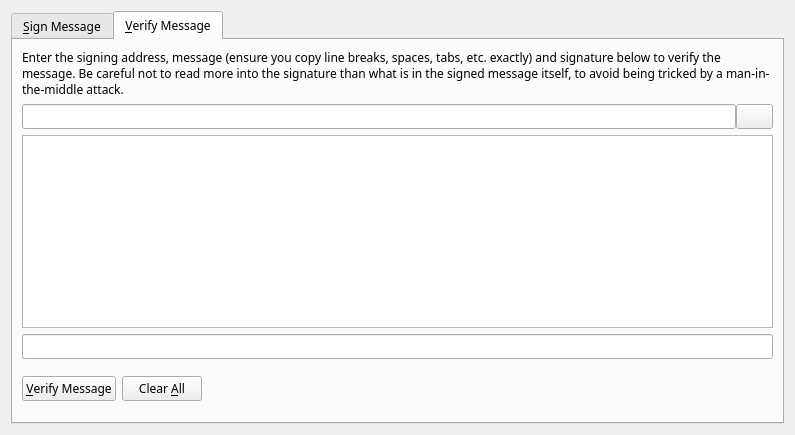
<?xml version="1.0" encoding="UTF-8"?>
<ui version="4.0">
 <class>SignVerifyMessageDialog</class>
 <widget class="QDialog" name="SignVerifyMessageDialog">
  <property name="geometry">
   <rect>
    <x>0</x>
    <y>0</y>
    <width>795</width>
    <height>435</height>
   </rect>
  </property>
  <property name="font">
   <font>
    <family>Sawasdee</family>
   </font>
  </property>
  <property name="windowTitle">
   <string>Signatures - Sign / Verify a Message</string>
  </property>
  <property name="modal">
   <bool>true</bool>
  </property>
  <layout class="QVBoxLayout" name="verticalLayout">
   <item>
    <widget class="QTabWidget" name="tabWidget">
     <property name="currentIndex">
      <number>1</number>
     </property>
     <widget class="QWidget" name="tabSignMessage">
      <attribute name="title">
       <string>&amp;Sign Message</string>
      </attribute>
      <layout class="QVBoxLayout" name="verticalLayout_SM">
       <item>
        <widget class="QLabel" name="infoLabel_SM">
         <property name="text">
          <string>You can sign messages with your addresses to prove you own them. Be careful not to sign anything vague, as phishing attacks may try to trick you into signing your identity over to them. Only sign fully-detailed statements you agree to.</string>
         </property>
         <property name="textFormat">
          <enum>Qt::PlainText</enum>
         </property>
         <property name="wordWrap">
          <bool>true</bool>
         </property>
        </widget>
       </item>
       <item>
        <layout class="QHBoxLayout" name="horizontalLayout_1_SM">
         <property name="spacing">
          <number>0</number>
         </property>
         <item>
          <widget class="QValidatedLineEdit" name="addressIn_SM">
           <property name="toolTip">
            <string>The address to sign the message with (e.g. B8gZqgY4r2RoEdqYk3QsAqFckyf9pRHN6i)</string>
           </property>
           <property name="maxLength">
            <number>34</number>
           </property>
          </widget>
         </item>
         <item>
          <widget class="QPushButton" name="addressBookButton_SM">
           <property name="toolTip">
            <string>Choose an address from the address book</string>
           </property>
           <property name="text">
            <string/>
           </property>
           <property name="icon">
            <iconset resource="../syndicate.qrc">
             <normaloff>:/icons/address-book</normaloff>:/icons/address-book</iconset>
           </property>
           <property name="shortcut">
            <string>Alt+A</string>
           </property>
           <property name="autoDefault">
            <bool>false</bool>
           </property>
          </widget>
         </item>
         <item>
          <widget class="QPushButton" name="pasteButton_SM">
           <property name="toolTip">
            <string>Paste address from clipboard</string>
           </property>
           <property name="text">
            <string/>
           </property>
           <property name="icon">
            <iconset resource="../syndicate.qrc">
             <normaloff>:/icons/editpaste</normaloff>:/icons/editpaste</iconset>
           </property>
           <property name="shortcut">
            <string>Alt+P</string>
           </property>
           <property name="autoDefault">
            <bool>false</bool>
           </property>
          </widget>
         </item>
        </layout>
       </item>
       <item>
        <widget class="QPlainTextEdit" name="messageIn_SM">
         <property name="toolTip">
          <string>Enter the message you want to sign here</string>
         </property>
        </widget>
       </item>
       <item>
        <layout class="QHBoxLayout" name="horizontalLayout_2_SM">
         <property name="spacing">
          <number>0</number>
         </property>
         <item>
          <widget class="QLineEdit" name="signatureOut_SM">
           <property name="font">
            <font>
             <italic>true</italic>
            </font>
           </property>
           <property name="readOnly">
            <bool>true</bool>
           </property>
          </widget>
         </item>
         <item>
          <widget class="QPushButton" name="copySignatureButton_SM">
           <property name="toolTip">
            <string>Copy the current signature to the system clipboard</string>
           </property>
           <property name="text">
            <string/>
           </property>
           <property name="icon">
            <iconset resource="../syndicate.qrc">
             <normaloff>:/icons/editcopy</normaloff>:/icons/editcopy</iconset>
           </property>
           <property name="autoDefault">
            <bool>false</bool>
           </property>
          </widget>
         </item>
        </layout>
       </item>
       <item>
        <layout class="QHBoxLayout" name="horizontalLayout_3_SM">
         <item>
          <widget class="QPushButton" name="signMessageButton_SM">
           <property name="toolTip">
            <string>Sign the message to prove you own this Syndicate address</string>
           </property>
           <property name="text">
            <string>&amp;Sign Message</string>
           </property>
           <property name="icon">
            <iconset resource="../syndicate.qrc">
             <normaloff>:/icons/edit</normaloff>:/icons/edit</iconset>
           </property>
           <property name="autoDefault">
            <bool>false</bool>
           </property>
          </widget>
         </item>
         <item>
          <widget class="QPushButton" name="clearButton_SM">
           <property name="toolTip">
            <string>Reset all sign message fields</string>
           </property>
           <property name="text">
            <string>Clear &amp;All</string>
           </property>
           <property name="icon">
            <iconset resource="../syndicate.qrc">
             <normaloff>:/icons/remove</normaloff>:/icons/remove</iconset>
           </property>
           <property name="autoDefault">
            <bool>false</bool>
           </property>
          </widget>
         </item>
         <item>
          <spacer name="horizontalSpacer_1_SM">
           <property name="orientation">
            <enum>Qt::Horizontal</enum>
           </property>
           <property name="sizeHint" stdset="0">
            <size>
             <width>40</width>
             <height>48</height>
            </size>
           </property>
          </spacer>
         </item>
         <item>
          <widget class="QLabel" name="statusLabel_SM">
           <property name="font">
            <font>
             <weight>75</weight>
             <bold>true</bold>
            </font>
           </property>
           <property name="text">
            <string/>
           </property>
           <property name="wordWrap">
            <bool>true</bool>
           </property>
          </widget>
         </item>
         <item>
          <spacer name="horizontalSpacer_2_SM">
           <property name="orientation">
            <enum>Qt::Horizontal</enum>
           </property>
           <property name="sizeHint" stdset="0">
            <size>
             <width>40</width>
             <height>48</height>
            </size>
           </property>
          </spacer>
         </item>
        </layout>
       </item>
      </layout>
     </widget>
     <widget class="QWidget" name="tabVerifyMessage">
      <attribute name="title">
       <string>&amp;Verify Message</string>
      </attribute>
      <layout class="QVBoxLayout" name="verticalLayout_VM">
       <item>
        <widget class="QLabel" name="infoLabel_VM">
         <property name="text">
          <string>Enter the signing address, message (ensure you copy line breaks, spaces, tabs, etc. exactly) and signature below to verify the message. Be careful not to read more into the signature than what is in the signed message itself, to avoid being tricked by a man-in-the-middle attack.</string>
         </property>
         <property name="textFormat">
          <enum>Qt::PlainText</enum>
         </property>
         <property name="alignment">
          <set>Qt::AlignLeading|Qt::AlignLeft|Qt::AlignTop</set>
         </property>
         <property name="wordWrap">
          <bool>true</bool>
         </property>
        </widget>
       </item>
       <item>
        <layout class="QHBoxLayout" name="horizontalLayout_1_VM">
         <property name="spacing">
          <number>0</number>
         </property>
         <item>
          <widget class="QValidatedLineEdit" name="addressIn_VM">
           <property name="toolTip">
            <string>The address the message was signed with (e.g. B8gZqgY4r2RoEdqYk3QsAqFckyf9pRHN6i)</string>
           </property>
           <property name="maxLength">
            <number>34</number>
           </property>
          </widget>
         </item>
         <item>
          <widget class="QPushButton" name="addressBookButton_VM">
           <property name="toolTip">
            <string>Choose an address from the address book</string>
           </property>
           <property name="text">
            <string/>
           </property>
           <property name="icon">
            <iconset resource="../syndicate.qrc">
             <normaloff>:/icons/address-book</normaloff>:/icons/address-book</iconset>
           </property>
           <property name="shortcut">
            <string>Alt+A</string>
           </property>
           <property name="autoDefault">
            <bool>false</bool>
           </property>
          </widget>
         </item>
        </layout>
       </item>
       <item>
        <widget class="QPlainTextEdit" name="messageIn_VM"/>
       </item>
       <item>
        <widget class="QValidatedLineEdit" name="signatureIn_VM"/>
       </item>
       <item>
        <layout class="QHBoxLayout" name="horizontalLayout_2_VM">
         <item>
          <widget class="QPushButton" name="verifyMessageButton_VM">
           <property name="toolTip">
            <string>Verify the message to ensure it was signed with the specified Syndicate address</string>
           </property>
           <property name="text">
            <string>&amp;Verify Message</string>
           </property>
           <property name="icon">
            <iconset resource="../syndicate.qrc">
             <normaloff>:/icons/transaction_0</normaloff>:/icons/transaction_0</iconset>
           </property>
           <property name="autoDefault">
            <bool>false</bool>
           </property>
          </widget>
         </item>
         <item>
          <widget class="QPushButton" name="clearButton_VM">
           <property name="toolTip">
            <string>Reset all verify message fields</string>
           </property>
           <property name="text">
            <string>Clear &amp;All</string>
           </property>
           <property name="icon">
            <iconset resource="../syndicate.qrc">
             <normaloff>:/icons/remove</normaloff>:/icons/remove</iconset>
           </property>
           <property name="autoDefault">
            <bool>false</bool>
           </property>
          </widget>
         </item>
         <item>
          <spacer name="horizontalSpacer_1_VM">
           <property name="orientation">
            <enum>Qt::Horizontal</enum>
           </property>
           <property name="sizeHint" stdset="0">
            <size>
             <width>40</width>
             <height>48</height>
            </size>
           </property>
          </spacer>
         </item>
         <item>
          <widget class="QLabel" name="statusLabel_VM">
           <property name="font">
            <font>
             <weight>75</weight>
             <bold>true</bold>
            </font>
           </property>
           <property name="text">
            <string/>
           </property>
           <property name="wordWrap">
            <bool>true</bool>
           </property>
          </widget>
         </item>
         <item>
          <spacer name="horizontalSpacer_2_VM">
           <property name="orientation">
            <enum>Qt::Horizontal</enum>
           </property>
           <property name="sizeHint" stdset="0">
            <size>
             <width>40</width>
             <height>48</height>
            </size>
           </property>
          </spacer>
         </item>
        </layout>
       </item>
      </layout>
     </widget>
    </widget>
   </item>
  </layout>
 </widget>
 <customwidgets>
  <customwidget>
   <class>QValidatedLineEdit</class>
   <extends>QLineEdit</extends>
   <header>qvalidatedlineedit.h</header>
  </customwidget>
 </customwidgets>
 <resources>
  <include location="../syndicate.qrc"/>
 </resources>
 <connections/>
</ui>
